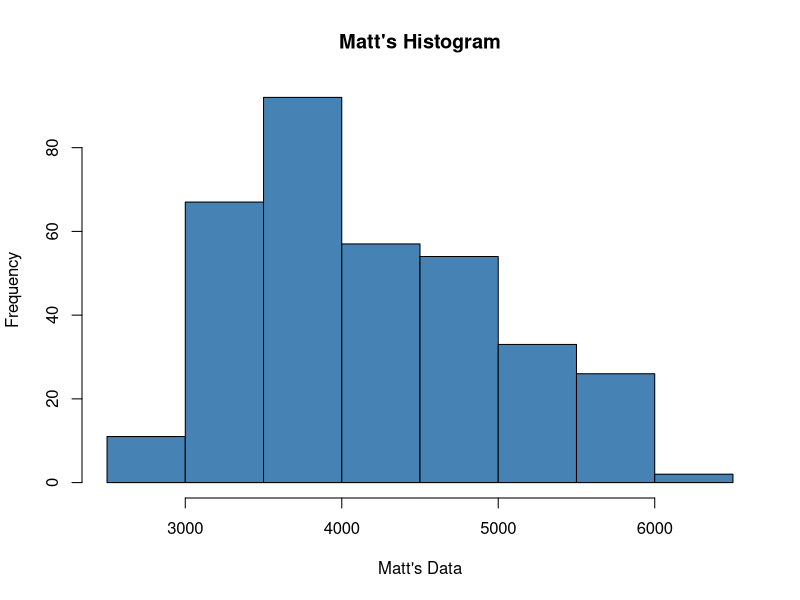
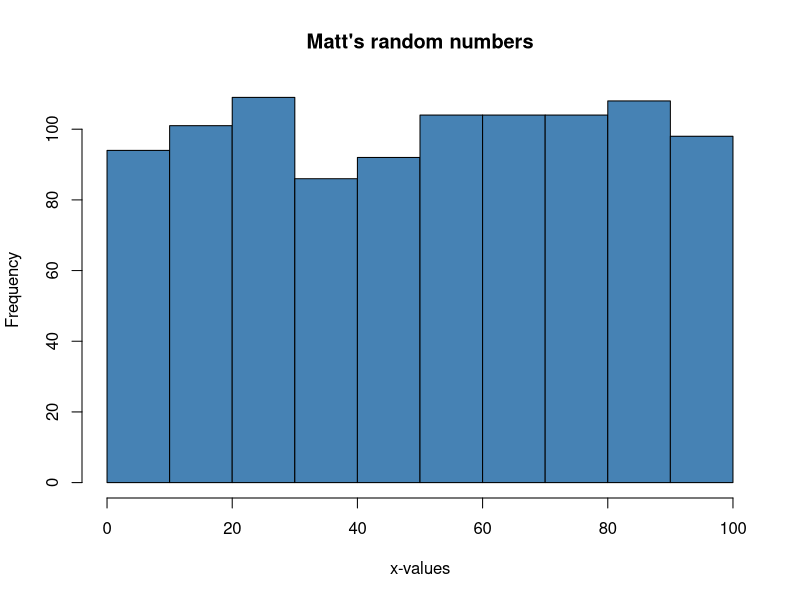
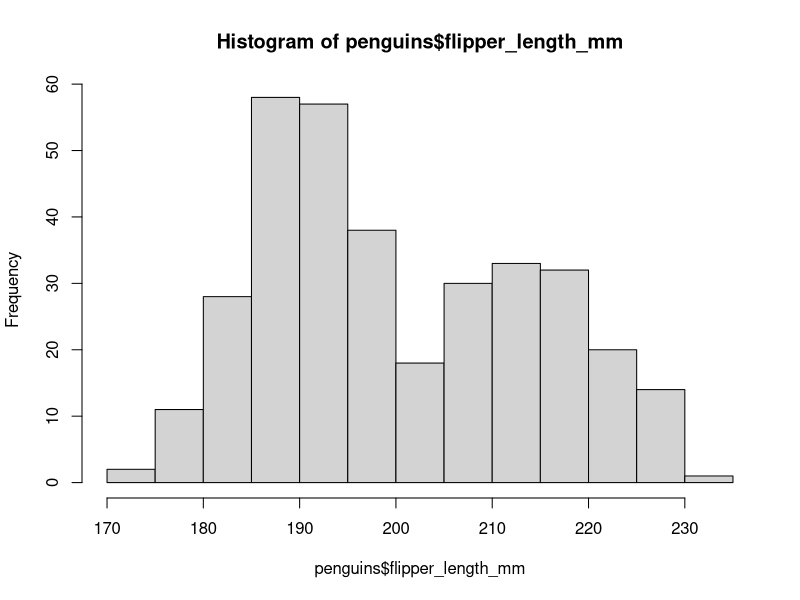
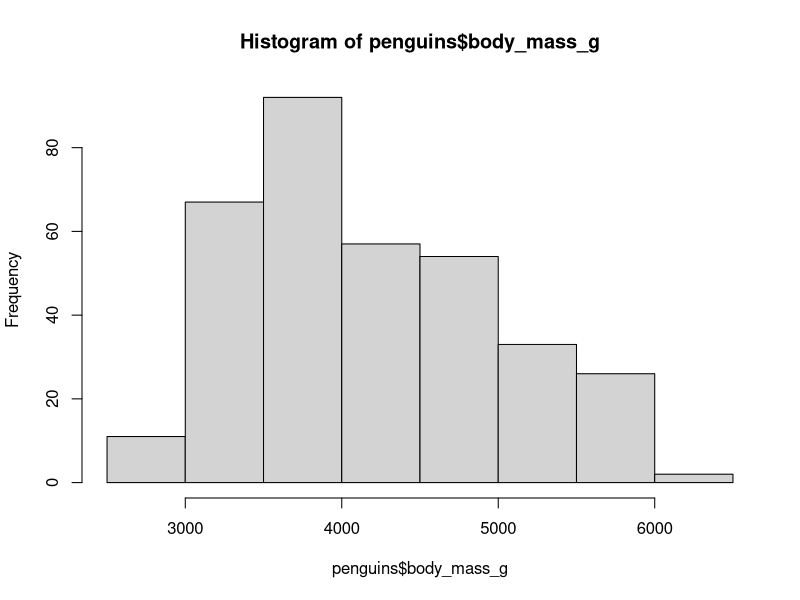

Write R code to recreate these figures, in order.
require(palmerpenguins)

image_file = "ugly_histogram.png"
png(height=1000,width=1200,filename=(here("eco_634_2021","images",image_file)))
hist(penguins$flipper_length_mm)
dev.off()


save_png_1<-function(image_file)
{
require(here)
png(height=1000,width=1200,filename=(here("eco_634_2021","images",image_file)))
}

save_png_1("ugly_histo_2.png")
  
hist(penguins$body_mass_g)
dev.off()

dat_vec = penguins$body_mass_g
my_title="Matt's Histogram"
xlabel="Matt's Data"
hist(dat_vec,col="steelblue",main=my_title,xlab=xlabel)

matts_hist_fun = function(dat_vec,my_title,xlabel)
{
  hist(dat_vec,col="steelblue",main=my_title,xlab=xlabel)
}

matts_hist_fun(dat_vec=sample(x=1:100,size=1000,replace=TRUE),
               my_title="Matt's random numbers",
               xlabel="x-values")


sample(x=1:100,size=1000,replace=TRUE)


#aggregate example
aggregate(penguins$flipper_length_mm,
          list(penguins$species),
          FUN=mean,na.rm=TRUE)

#flipper length ~ as explained by ~ species
aggregate(flipper_length_mm ~ species, 
          data = penguins,
          FUN=mean,
          na.rm=TRUE)
